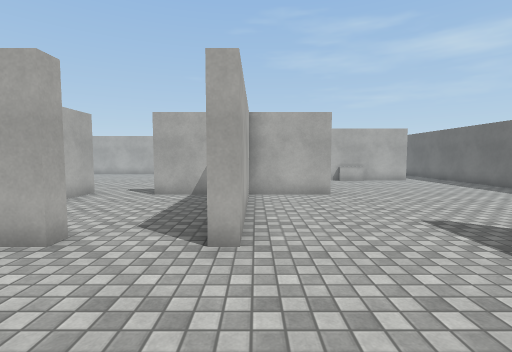
View 1 (above)

23 first-person views from a walk through a scene from a Unity 3-D project. The camera is 1.4 m above the floor, tilts 4° down and sees 85° across. The floor is counted in squares, 1 m on a side. Each view is taken from the middle of a square. On the plan, view 1 faces up. The plan holds only what a view shows up to about 14 squares ahead; the rest is blank. The place goes on beyond the plan. Surface patterns are stand-ins for the level's own textures.

View 2
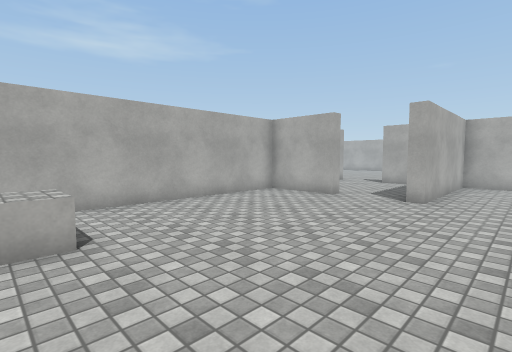

View 3
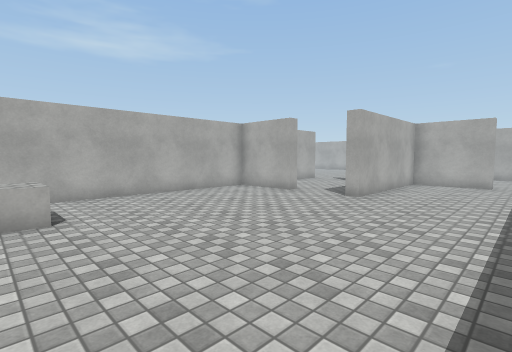

View 4
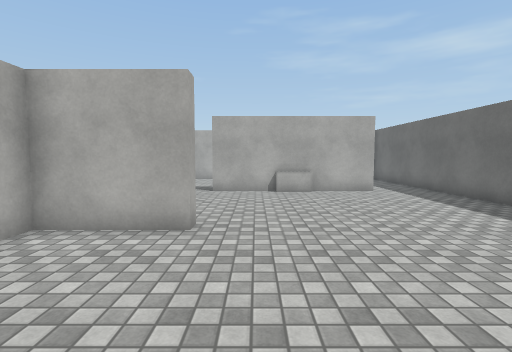

View 5
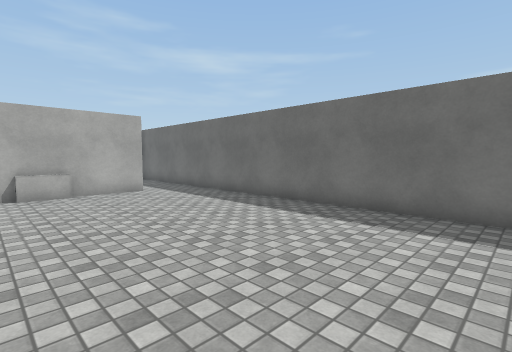

View 6
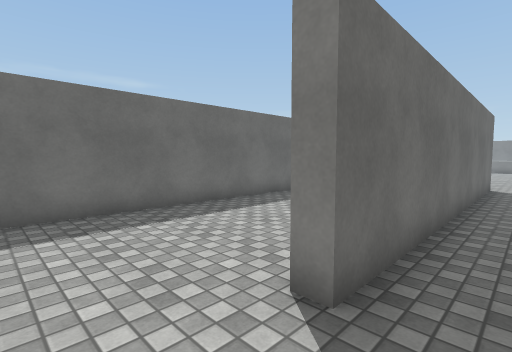

View 7
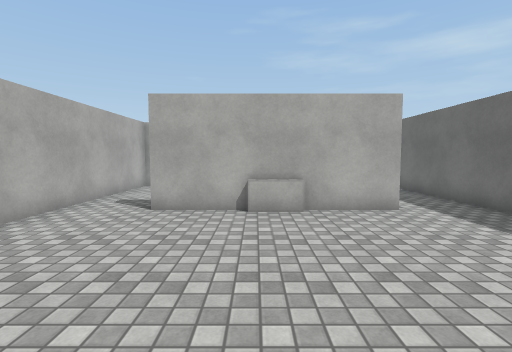

View 8
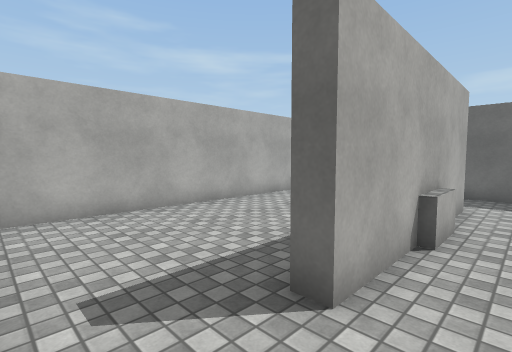

View 9
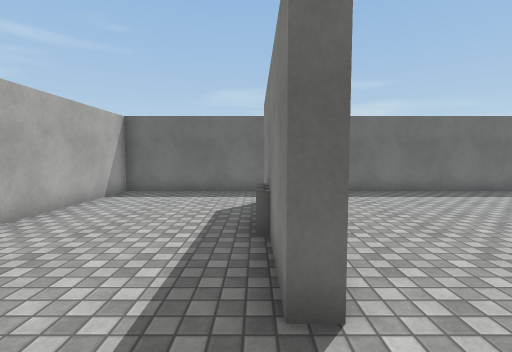

View 10
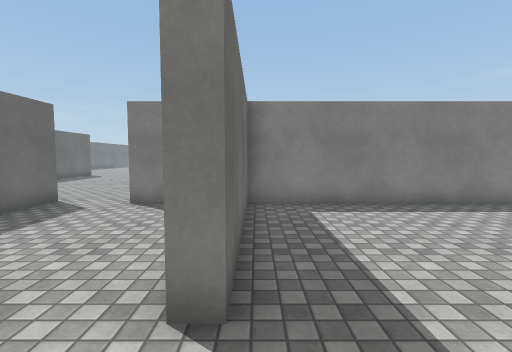

View 11
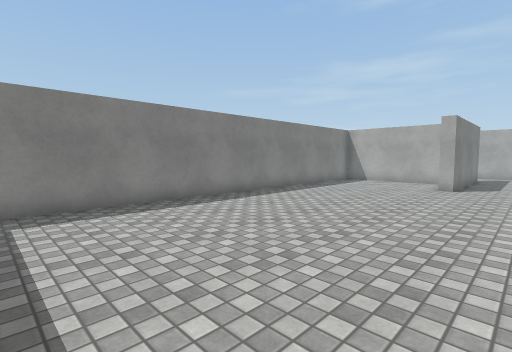

View 12
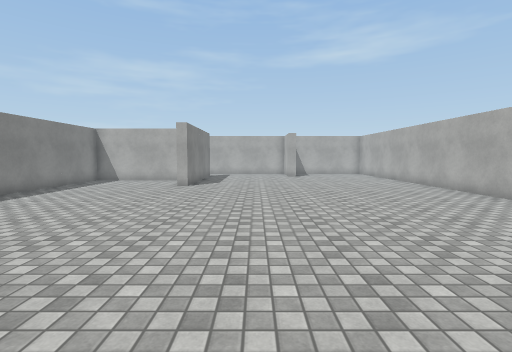

View 13
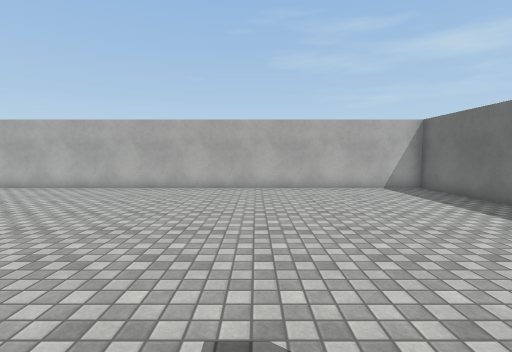

View 14
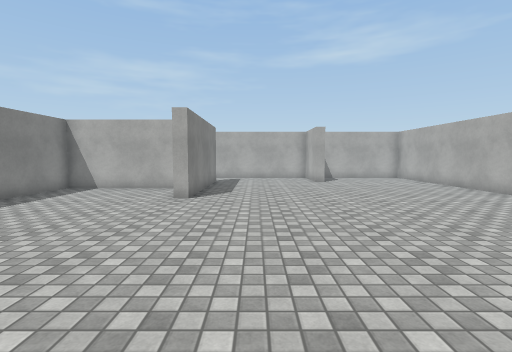

View 15
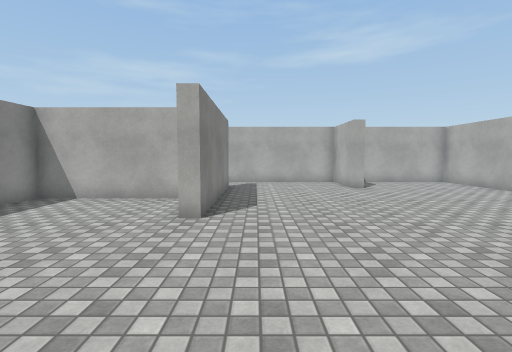

View 16
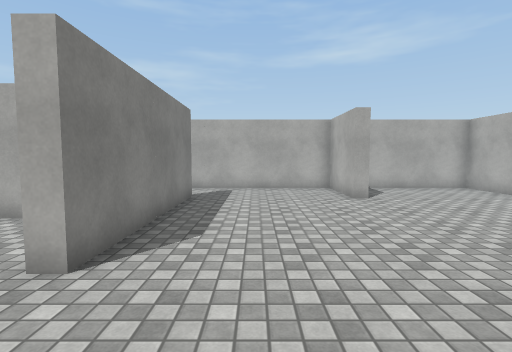

View 17
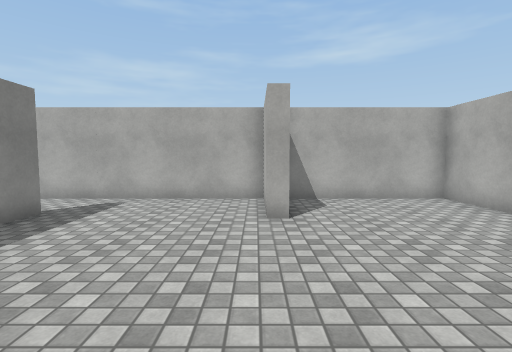

View 18
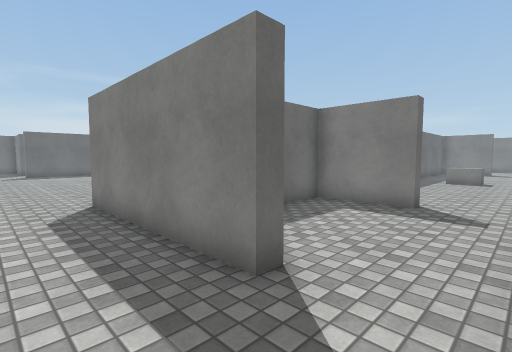

View 19
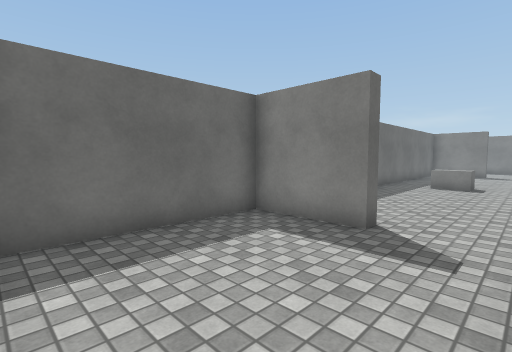

View 20
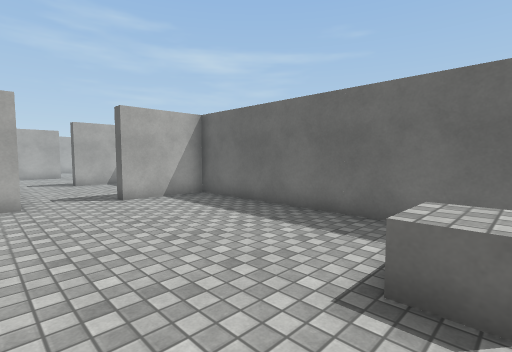

View 21
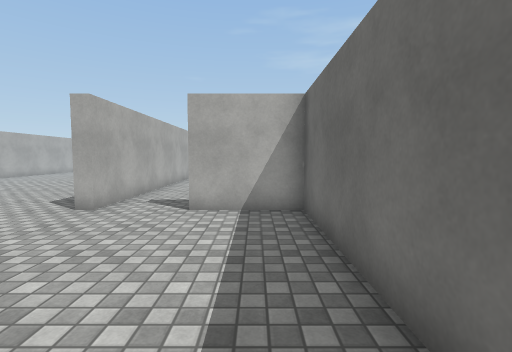

View 22
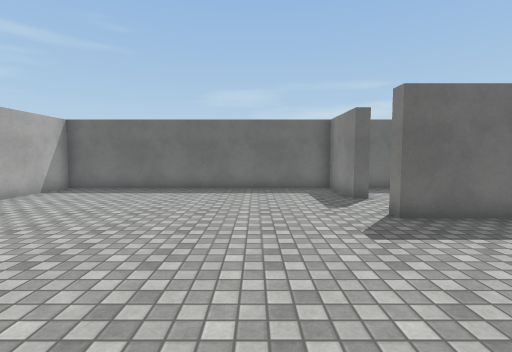

View 23
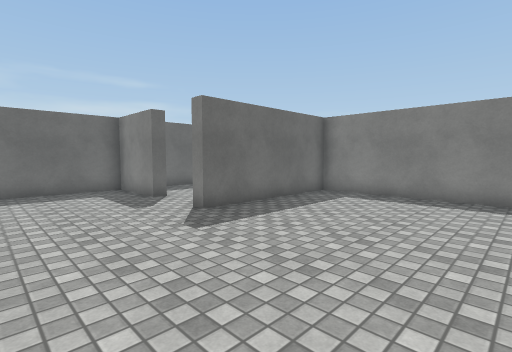

### Floor plan
Points are (right, up) in squares from view 1. A wall is a line through its corners. A room is listed if a view was taken in it or the views show most of it. See-through windows are left out.
Room 1 (views 1, 2, 3, 4, 5, 6, 7, 8, 9)
walls: (2.8, 10.8) (2.8, 10.3) (-0.2, 10.3) (-0.2, 4.3) (-0.8, 4.3); (-3.2, 4.3) (-6.2, 4.3) (-6.2, -4.8); (4.5, 16.2) (2.3, 16.2) (2.3, 16.7) (4.1, 16.7); (6.8, 16.7) (8.6, 16.7); (8.9, 16.2) (6.4, 16.2); (11.3, -2.4) (11.3, 22.2) (-0.2, 22.2) (-0.2, 14.6); (5.2, -5.5) (5.2, 4.8) (5.8, 4.8)
ways out: opening at (-2.5, 4.5) to room 2
objects: other object (-4, -5) to (-3, -4); other object (5, 16) to (6, 17)
Room 2 (views 10, 11, 12, 13, 14, 15, 16, 17, 18, 19, 20, 21, 22, 23)
walls: (-24.2, 9.8) (-24.2, 4.8) (-6.8, 4.8) (-6.8, 10.8) (-6.2, 10.8) (-6.2, 9.1); (-26.4, 10.3) (-27.8, 10.3) (-27.8, 10.8) (-21.3, 10.8) (-21.3, 10.2); (-27.2, 16.9) (-27.2, 16.2) (-30.2, 16.2) (-30.2, 4.3) (-30.8, 4.3); (-4.4, 4.8) (-3.2, 4.8) (-3.2, 4.3); (-1.8, 10.3) (-3.8, 10.3) (-3.8, 10.8) (-0.8, 10.8) (-0.8, 22.2) (-30.2, 22.2) (-30.2, 17.1); (-0.8, 4.3) (-0.8, 9.1); (-24.7, -4.9) (-24.7, 4.3) (-27.8, 4.3) (-27.8, 4.8) (-24.7, 4.8) (-24.7, 9.9)
ways out: opening at (-2.5, 4.5) to room 1
objects: other object (-28, -5) to (-27, -4)

Where each view was taken, in squares from view 1:
view 1: 0 up, 0 right, facing up
view 2: 5 down, 2 right, facing up-left
view 3: 5 down, 4 right, facing up-left
view 4: 5 up, 4 right, facing up
view 5: 5 up, 4 right, facing up-right
view 6: 7 up, 4 right, facing down-right
view 7: 9 up, 5 right, facing up
view 8: 15 up, 0 right, facing up-right
view 9: 17 up, 0 right, facing right
view 10: 13 up, 7 left, facing down
view 11: 13 up, 8 left, facing down-left
view 12: 14 up, 8 left, facing left
view 13: 10 up, 8 left, facing up
view 14: 13 up, 12 left, facing left
view 15: 12 up, 15 left, facing left
view 16: 13 up, 18 left, facing left
view 17: 16 up, 21 left, facing left
view 18: 13 up, 30 left, facing down-right
view 19: 10 up, 30 left, facing down-right
view 20: 5 down, 31 left, facing up-right
view 21: 3 down, 26 left, facing up
view 22: 14 up, 13 left, facing right
view 23: 15 up, 13 left, facing down-right
